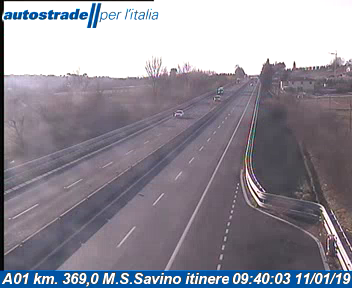
#> input picture frame 37 of videos/camera1.mp4, 352 x 288 px, given in place of out0.mov, which was not available
$ python optical_flow.py
#> lines starting #> are read from the running program, lines starting #| are printed output that depends on the picture; after the words box and inside, x2 and y2 are one past the last pixel; in counts of white or black regions, pixels touching at a corner belong together; pictures that were not available may be replaced by others from this repository, and a replacement may not be noted
import cv2
import numpy as np

FLOW_MAG_THRESHOLD = 0.7
CONSECUTIVE_FLOW_FRAMES = 6
# FLOW_ANGLE_THRESHOLD = 0.3

cap = cv2.VideoCapture('dataset/Jackson_Hole_Wyoming/out0.mov')
ret, frame1 = cap.read()
#> frame1 is the input picture: shape (288, 352, 3); mean B, G, R 152.4, 141.6, 144.7
prvs = cv2.cvtColor(frame1,cv2.COLOR_BGR2GRAY)
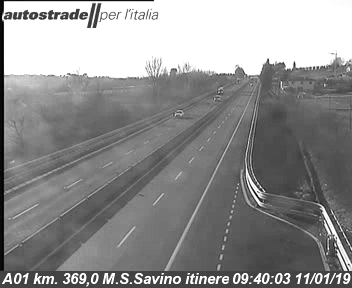
#> prvs: shape (288, 352); min 0, max 255, mean 143.7
hsv = np.zeros_like(frame1)
hsv[...,1] = 255
hsv[...,2] = 255

# avg_flow_angle = np.zeros(frame1.shape[:2], dtype=float)
# avg_mag = np.zeros_like(avg_flow_angle)
scores = np.zeros(frame1.shape[:2], dtype=np.uint8)
flow_mag_history = []

def update_flow(mag, scores):
    indices = mag > FLOW_MAG_THRESHOLD
    hot = np.zeros(mag.shape, dtype=np.uint8)
    hot[indices] = 255

    flow_mag_history.append(hot)

    if len(flow_mag_history) >= CONSECUTIVE_FLOW_FRAMES:
        flow_mag_history.pop(0)

        total_hot = np.ones(mag.shape, dtype=np.uint8) * 255
        for m in flow_mag_history:
            total_hot = cv2.bitwise_and(total_hot, m)
        scores = cv2.bitwise_or(scores, total_hot)
        return scores
    else:
        return np.zeros(mag.shape, dtype=np.uint8)

n = 1
while(1):
    ret, frame2 = cap.read()
    cv2.imshow('frame', frame2)

    next = cv2.cvtColor(frame2,cv2.COLOR_BGR2GRAY)
    flow = cv2.calcOpticalFlowFarneback(prvs,next, None, 0.5, 3, 15, 3, 5, 1.2, 0)
    mag, ang = cv2.cartToPolar(flow[...,0], flow[...,1])
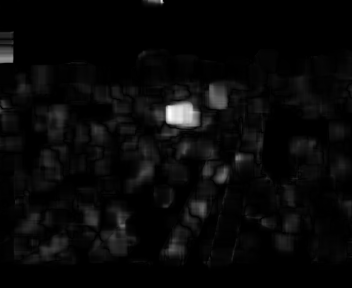
#> mag: shape (288, 352) float32; min 0, max 1.14, mean 0.0396; drawn with min black and max white
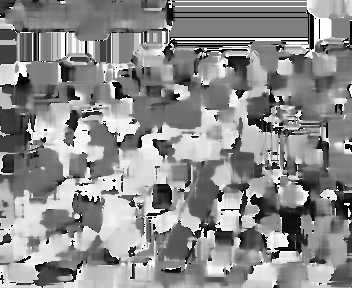
#> ang: shape (288, 352) float32; min 2.38e-17, max 6.28, mean 3.47; drawn with min black and max white

    # [5 lines of commented-out code are left out]

    scores = update_flow(mag, scores)
#> in update_flow, `indices = mag > FLOW_MAG_THRESHOLD`:
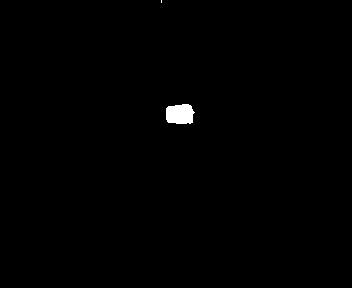
#> indices: shape (288, 352) bool; 0.49% white; 2 white regions (1 under 20 px), largest, box (x1, y1, x2, y2) and area: (166, 104, 195, 124) 489
#> scores: shape (288, 352); every value is 0
    cv2.imshow('mag', scores)

    # [6 lines of commented-out code are left out]

    if cv2.waitKey(25) & 0xff == ord('q'): break
#> (key q is pressed here)
    prvs = next
    n += 1

cap.release()
cv2.destroyAllWindows()


# [8 lines of commented-out code are left out]

$ run again, starting later in the video
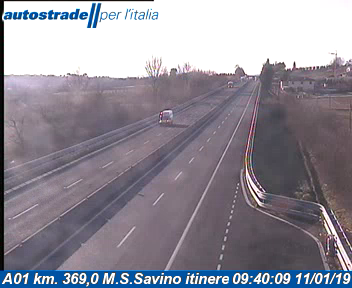
#> input picture frame 168 of videos/camera1.mp4, 352 x 288 px, given in place of out0.mov, which was not available
#> frame1 is the input picture: shape (288, 352, 3); mean B, G, R 152.3, 141.5, 145.1
#> `mag, ang = cv2.cartToPolar(flow[...,0], flow[...,1])`:
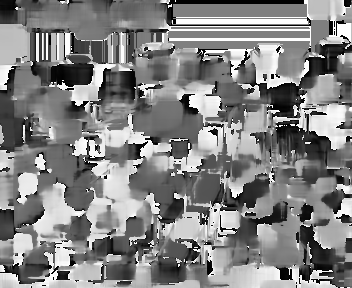
#> ang: shape (288, 352) float32; min 8.05e-15, max 6.28, mean 3.23; drawn with min black and max white
#> in update_flow, `indices = mag > FLOW_MAG_THRESHOLD`:
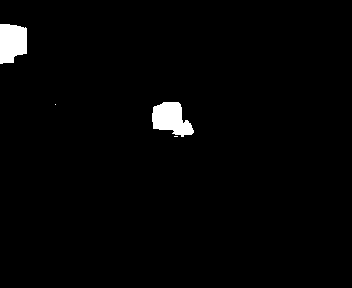
#> indices: shape (288, 352) bool; 1.9% white; 4 white regions (2 under 20 px), largest, box (x1, y1, x2, y2) and area: (152, 102, 194, 137) 967, (0, 24, 27, 64) 917
#> scores: shape (288, 352); every value is 0

$ run again, starting later in the video
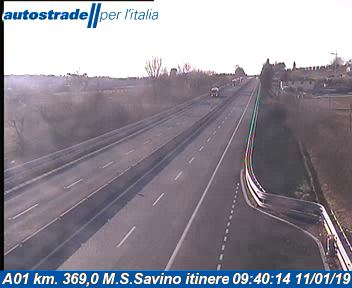
#> input picture frame 300 of videos/camera1.mp4, 352 x 288 px, given in place of out0.mov, which was not available
#> frame1 is the input picture: shape (288, 352, 3); mean B, G, R 152.1, 141.3, 144.8
#> `mag, ang = cv2.cartToPolar(flow[...,0], flow[...,1])`:
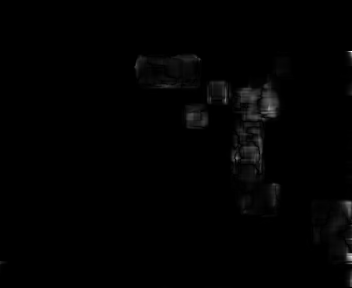
#> mag: shape (288, 352) float32; min 0, max 0.148, mean 0.00128; drawn with min black and max white
#> `mag, ang = cv2.cartToPolar(flow[...,0], flow[...,1])`:
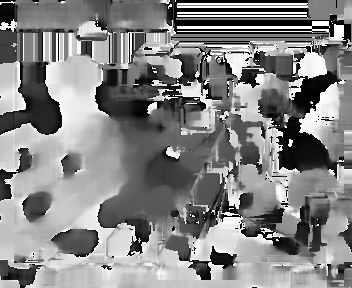
#> ang: shape (288, 352) float32; min 3.76e-21, max 6.28, mean 3.28; drawn with min black and max white
#> indices: shape (288, 352) bool; every value is 0
